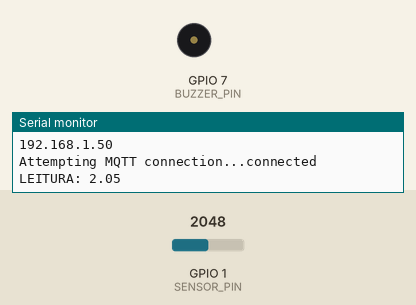
Recording of a sketch running on a simulated ESP32-S3. Shown: buzzer (waves = sounding, pin HIGH), the last lines printed to the serial monitor. Inputs (shaded band) come from the test bench; at power-on: GPIO 1 (SENSOR_PIN) = 2048. WiFi joins after 1.5 s; servers stay silent unless stated; EEPROM starts erased; no MQTT or app messages arrive unless stated.

Above: at 2.7 s.
2.8 s: GPIO 1 (SENSOR_PIN) set to 2426
4.3 s: GPIO 1 (SENSOR_PIN) set to 2555
At 4.6 s:
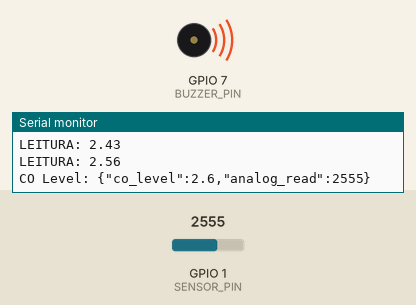
10.0 s: GPIO 1 (SENSOR_PIN) set to 2047
At 11.2 s:
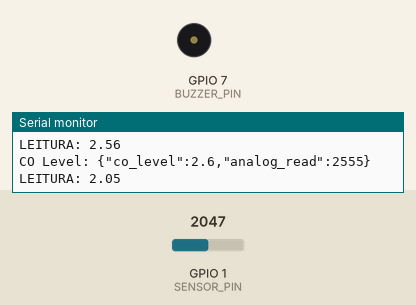
11.5 s: GPIO 1 (SENSOR_PIN) set to 2866
At 12.4 s:
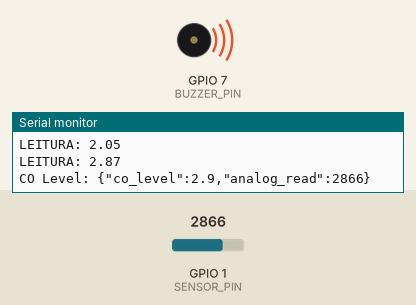
Timing chart, 0 to 14.0 s (numbered marks = the images above; inputs shaded):
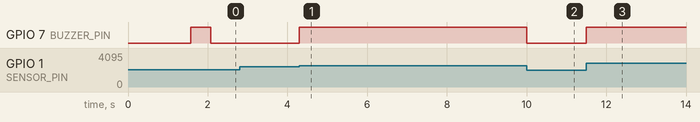

The sketch:

CO_monitor.ino
```cpp
// Bibliotecas utilizadas pelo MQTT
#include <WiFi.h>
#include <PubSubClient.h>
// Biblioteca utilizadas pela configuração via WIFI
#include <DNSServer.h>
#include <WiFiManager.h>
// Bibliotecas gerais
#include <EEPROM.h>

// ======================== DEFINES ========================

// Pinos utilizados pelo hardware
#define SENSOR_PIN 1
#define BUZZER_PIN  7

// Limite de CO que gera alarme
#define ALARM_VALUE 2.5 // Percentual

// Número de bytes utilizados na flash
#define EEPROM_SIZE 3

// ===================== VARIÁVEIS GLOBAIS =====================

// Nome e senha do wifi
const char* ssid = "Multilaser_2.4G_D35E40";
const char* password = "";

// Endereço do broker MQTT
const char* mqtt_server = "mqtt.eclipseprojects.io";

// Cria o objeto do client do WIFI
WiFiClient espClient;

// Cria o objeto do client do MQTT
PubSubClient client(espClient);

// Variáveis para contar o tempo
long lastMsg = 0;

// Flag de alarme
bool alarme = false;

// Flag que indica se está sem configuração
bool default_values = true;

// Leitura do sensor
int analog = 0; // Raw
float porcentagem = 0; // Porcentagem

// Variáveis de configuração via MQTT
bool sendAllReadings = false;
int sendingTimeoutSeconds = 1;

// Flag que indica a simulação de um alarme
bool fake_alarm = false;

// ======================== FUNÇÕES ========================

// Inicialização do programa
void setup() {
  // Inicializa a porta serial
  Serial.begin(115200);

// Configura a rede WIFI
  setup_config_wifi();

  // Inicializa a memória flash
  EEPROM.begin(EEPROM_SIZE);

  // Verifica se o equipamento já foi configurado
  default_values = EEPROM.read(0);

  // Atualiza as configurações
  if (default_values == false) {
    sendAllReadings = EEPROM.read(1);
    sendingTimeoutSeconds = EEPROM.read(2);
  }

  // Valores iniciais
  Serial.print(" \t \t - default_values: ");
  Serial.print(default_values);
  Serial.print("\n  \t \t - send_all_readings: ");
  Serial.print(sendAllReadings);
  Serial.print("\n \t \t - sending_timeout_seconds: ");
  Serial.println(sendingTimeoutSeconds);

  // Inicializa o WIFI
  setup_wifi();

  // Inicializa o MQTT
  client.setServer(mqtt_server, 1883);
  client.setCallback(callback);

  // Inicializa os pinos utilizados
  pinMode(SENSOR_PIN, INPUT); // Entrada
  pinMode(BUZZER_PIN, OUTPUT); // Saida
}

// Loop principal
void loop() {
  // --------------- CONEXÃO MQTT ---------------
  // Verifica se o server MQTT está conectado
  if (!client.connected()) {
    reconnect();
  }
  client.loop();

  // --------------- LEITURA SENSOR ---------------
  // Lê o valor do sensor
  analog = analogRead(SENSOR_PIN);

  if (fake_alarm) {
    porcentagem = 5;
  } else {
    porcentagem = (float)analog / 1000;
  }

  // Verifica se está próximo de 250 ppm
  if (porcentagem >= ALARM_VALUE) {
    digitalWrite(BUZZER_PIN, HIGH);
    alarme = true;
  }
  else {
    digitalWrite(BUZZER_PIN, LOW);
    alarme = false;
  }

  // --------------- ENVIO DO PACOTE ---------------
  // Envia o valor a cada 3 segundos
  long now = millis();
  if (now - lastMsg > sendingTimeoutSeconds * 1000) {
    lastMsg = now;

    Serial.print("LEITURA: ");
    Serial.println(porcentagem);

    // Verifica se as mensagens devem ser sempre enviadas
    if (sendAllReadings == false) {
      // Verifica se o alarme foi acionado para enviar o valor
      if (alarme == false)
        return;
    }

    // Cria um objeto JSON com o valor lido
    String json = "{\"co_level\":" + String(porcentagem, 1) + ",\"analog_read\":" + String(analog) +  "}";

    Serial.print("CO Level: ");
    Serial.println(json);

    // Converte a String em char array
    char jsonBuffer[json.length() + 1];
    json.toCharArray(jsonBuffer, json.length() + 1);

    // Publica a mensagem
    client.publish("sensor/sub", jsonBuffer);

    delay(100);
  }
}
```

funcoes.ino
```cpp
/*
   Arquivo com as funções utilizadas
*/

// ==================== INICIALIZAÇÕES =====================

// Configura o WIFI para receber dados
void setup_config_wifi() {
  WiFiManager wifiManager;
  wifiManager. setConfigPortalTimeout(240);

  // Cria uma Access Point com o nome da rede e a senha
  if (!wifiManager.autoConnect("CO_MONITOR", "12345678")) {
    Serial.println(F("Connection failed. Reset and try again..."));
    delay(3000);
    ESP.restart();
    delay(5000);
  }

  //Message if connection OK
  Serial.println(F( "Connected to the Wifi network."));
  Serial.print(F("IP Address: "));
  Serial.println(WiFi.localIP());
}

// Inicialização do WIFI
void setup_wifi() {
  delay(10);

  Serial.println();
  Serial.print("Connecting to ");
  Serial.println(ssid);

  // Tenta conectar com o WIFI
  WiFi.begin(ssid, password);

  // Aguarda até conectar com sucesso
  while (WiFi.status() != WL_CONNECTED) {
    delay(500);
    Serial.print(".");
  }

  Serial.println("");
  Serial.println("WiFi connected");
  Serial.println("IP address: ");
  Serial.println(WiFi.localIP());
}

// ==================== CALLBACKS =====================

// Função de callback de mensagens do MQTT
void callback(char* topic, byte* message, unsigned int length) {
  Serial.println("===========================");
  Serial.print("\n \t - Mensagem recebida no tópico:    ");
  Serial.print(topic);
  Serial.print(". \n \t - Mensagem: ");
  String messageTemp;

  // Printa a mensagem recebida
  for (int i = 0; i < length; i++) {
    Serial.print((char)message[i]);
    messageTemp += (char)message[i];
  }
  Serial.println();

  // Converte a String em char array
  char msgBuffer[messageTemp.length() + 1];
  messageTemp.toCharArray(msgBuffer, messageTemp.length() + 1);

  // Verifica se a mensagem recebida é do tópico esperado
  if (String(topic) == "sensor/config") {
    // Encontra a posição das palavras no pacote recebido
    char *trueStr = strstr(msgBuffer, "True");
    char *falseStr = strstr(msgBuffer, "False");
    char *alarmStr = strstr(msgBuffer, "Alarm");

    fake_alarm = false;

    if (trueStr != NULL) {
      sendAllReadings = true;
    } else if (falseStr != NULL) {
      sendAllReadings = false;
    } else if (alarmStr != NULL) {
      fake_alarm = true;
    }

    // Pega o valor do tempo de envio no pacote
    char *token = strtok(msgBuffer, ":,");
    while (token != NULL) {
      if (strstr(token, "sending_timeout_seconds") != NULL) {
        token = strtok(NULL, ":,");
        sendingTimeoutSeconds = atoi(token);
        break;
      }
      token = strtok(NULL, ":,");
    }

    // Limita o valor do tempo de envio
    if (sendingTimeoutSeconds == 0)
      sendingTimeoutSeconds = 1;
    else if (sendingTimeoutSeconds >= 255)
      sendingTimeoutSeconds = 255;

    default_values = false; // Indica que recebeu configuração

    EEPROM.write(0, default_values);
    EEPROM.write(1, sendAllReadings);
    EEPROM.write(2, sendingTimeoutSeconds);
    EEPROM.commit();

    Serial.print(" \t \t - send_all_readings: ");
    Serial.print(sendAllReadings);
    Serial.print("\n \t \t - sending_timeout_seconds: ");
    Serial.print(sendingTimeoutSeconds);


    Serial.println("===========================");
    Serial.println();
  }
}

// Função de reconexão com o server MQTT
void reconnect() {
  // Aguarda até conectar com sucesso
  while (!client.connected()) {
    Serial.print("Attempting MQTT connection...");

    // Tenta conectar
    if (client.connect("ESP8266Client")) {
      Serial.println("connected");
      // Subscribe
      client.subscribe("sensor/config");
    }
    else {
      Serial.print("failed, rc=");
      Serial.print(client.state());
      Serial.println(" try again in 1 seconds");

      // Aguarda 3 segundos antes de tentar conectar novamente
      delay(1000);
    }

    // Aciona o buzzer para indicar que não está conectado
    digitalWrite(BUZZER_PIN, HIGH);
    delay(500);
    digitalWrite(BUZZER_PIN, LOW);
    delay(500);
  }
}
```

Measured:
- the behaviour switches between 2499 and 2500 on GPIO 1 (SENSOR_PIN) (found by bisection; images 0 and 1)
- after the input at 4.3 s, GPIO 7 (BUZZER_PIN): LOW → HIGH at once
- after the input at 10.0 s, GPIO 7 (BUZZER_PIN): HIGH → LOW at once
- after the input at 11.5 s, GPIO 7 (BUZZER_PIN): LOW → HIGH at once
